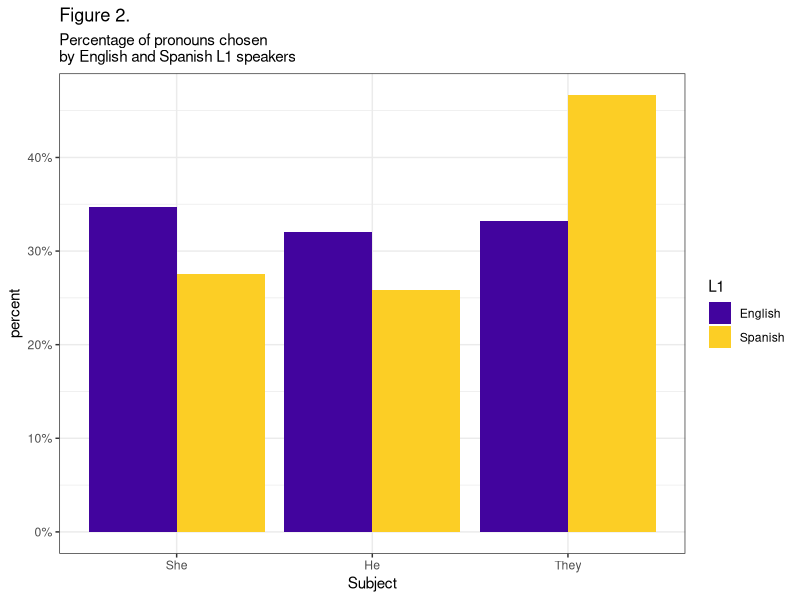
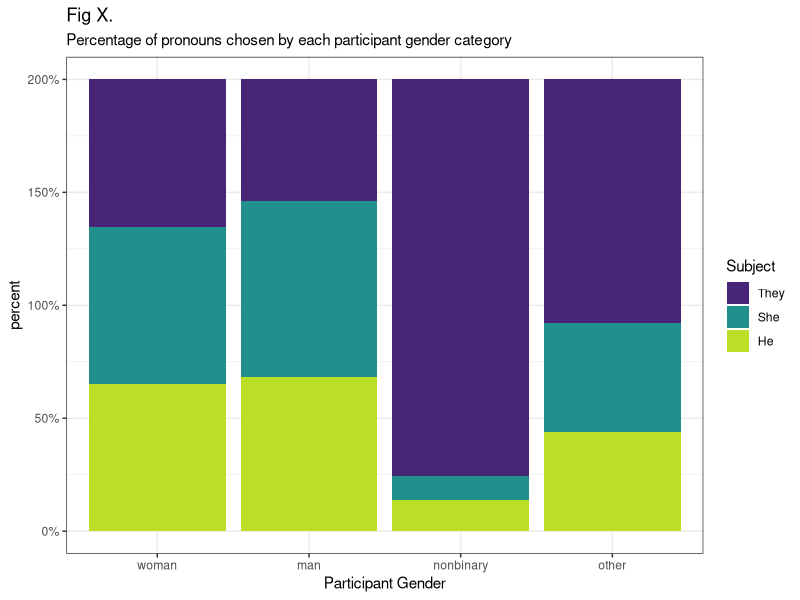
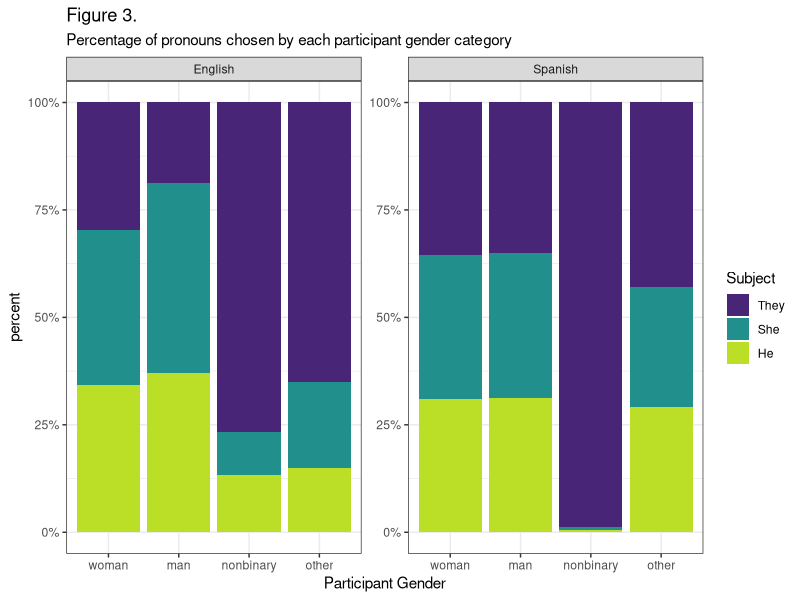
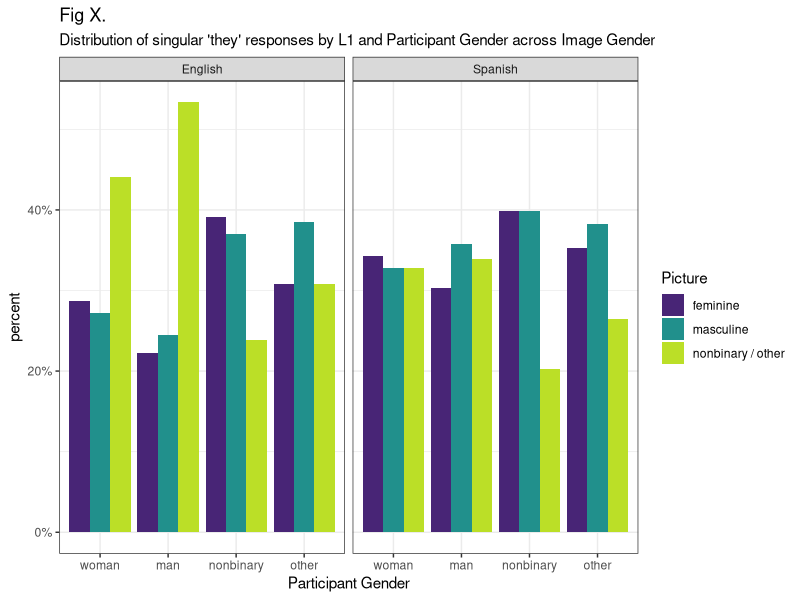
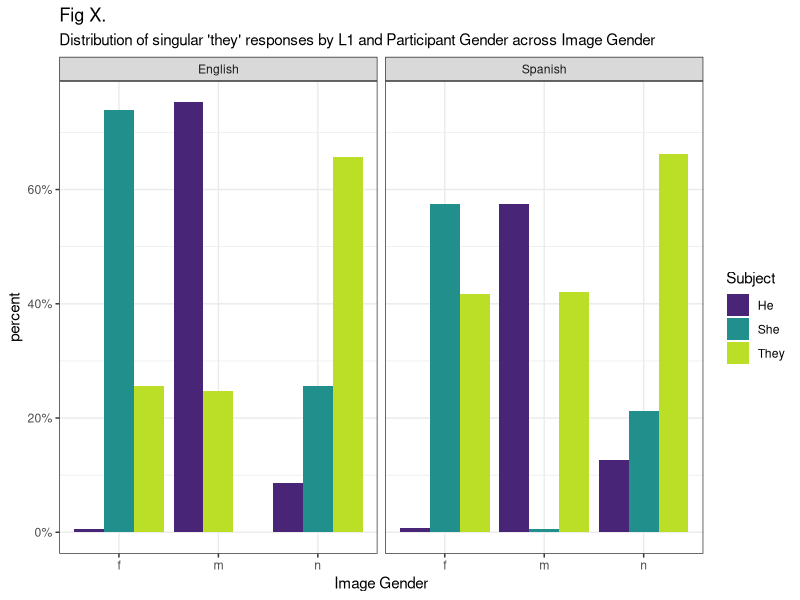
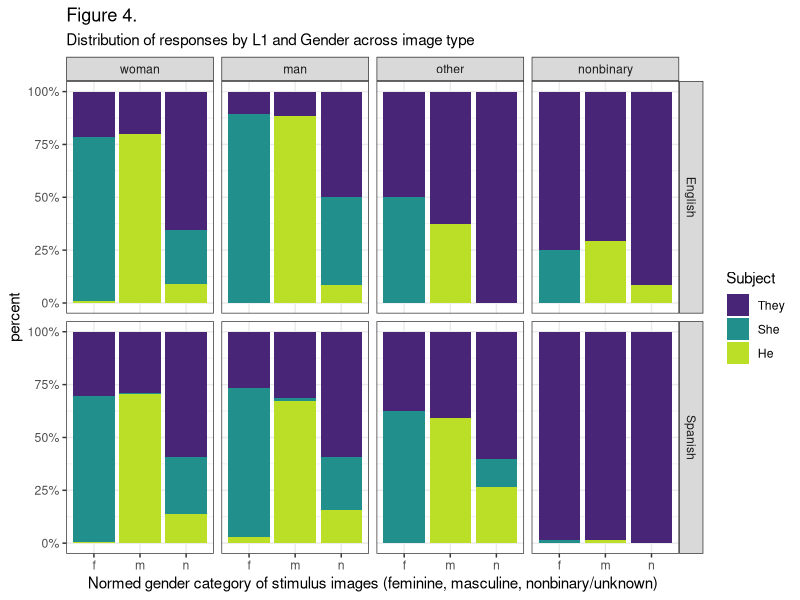

The R script that drew these images, in order: (Note: this script raises an error after producing the figures.)
## ---- chunk 1
library(tidyverse)
library(viridis)
library(lme4)
library(cowplot)
data.full = read.csv("2021-02-14_data-lma.csv", header = TRUE, as.is = TRUE)

data.full %>% 
  filter(Subject != "PRONOUN...") %>% 
  mutate(L1 = case_when(L1=="Both simultaneously"~"Spanish",
                        TRUE~L1),
         `Image Gender` = substr(str_to_lower(Image, locale = "en"), 1, 1),
         Picture = case_when(`Image Gender` == "f" ~ "feminine",
                             `Image Gender` == "m" ~ "masculine",
                             TRUE ~ "nonbinary / other")) -> data
## ---- chunk 2
data %>% 
  filter(Image == "fem- dive.jpg") %>% 
  group_by(L1,Gender.Category.Coarse) %>% 
  summarise(n=n())
## ---- chunk 3
data %>% 
  group_by(L1) %>% summarise(total = n()) -> total.column

data %>% 
  group_by(L1,Subject) %>% summarise(count=n()) %>% 
  full_join(total.column, by=c("L1")) %>% 
  mutate(percent = count/total,
         Subject = factor(Subject, levels = c("She", "He","They"))) %>% 
  ggplot(aes(x=`Subject`, y=percent, fill=`L1`)) +
  geom_bar(stat="identity", position="dodge") +
  theme_bw() +
  scale_fill_viridis(begin = 0.1, end = .9, direction = 1, discrete = TRUE, option = "C") +
  scale_y_continuous(labels = scales::percent) +
  ggtitle("Figure 2.", subtitle = "Percentage of pronouns chosen \nby English and Spanish L1 speakers") #-> p1
## ---- chunk 4
data %>% 
  group_by(Gender.Category.Coarse,L1) %>% summarise(total = n()) -> total.column

data %>% 
  group_by(Subject,Gender.Category.Coarse,L1) %>% summarise(count = n()) %>% 
  full_join(total.column, by = c("Gender.Category.Coarse","L1")) %>% 
  mutate(percent = count/total,
         `Participant Gender` = Gender.Category.Coarse %>% as.factor(),
         `Participant Gender` = factor(`Participant Gender`, levels=(c("woman","man","nonbinary","other"))),
         Subject = factor(Subject, levels=c("They", "She", "He"))) %>% 
  ggplot(aes(x=`Participant Gender`, y=percent, fill=`Subject`)) +
  geom_bar(stat="identity", position="stack") +
  theme_bw() +
#  facet_wrap(~L1, scales = "free") +
  scale_fill_viridis(begin = 0.1, end = .9, direction = 1, discrete = TRUE, option = "D") +
  scale_y_continuous(labels = scales::percent) +
  ggtitle("Fig X.", subtitle = "Percentage of pronouns chosen by each participant gender category")
## ---- chunk 5
data %>% 
  group_by(Gender.Category.Coarse,L1) %>% summarise(total = n()) -> total.column

data %>% 
  group_by(Subject,Gender.Category.Coarse,L1) %>% summarise(count = n()) %>% 
  full_join(total.column, by = c("Gender.Category.Coarse","L1")) %>% 
  mutate(percent = count/total,
         `Participant Gender` = Gender.Category.Coarse %>% as.factor(),
         `Participant Gender` = factor(`Participant Gender`, levels=(c("woman","man","nonbinary","other"))),
         Subject = factor(Subject, levels=c("They", "She", "He"))) %>% 
  ggplot(aes(x=`Participant Gender`, y=percent, fill=`Subject`)) +
  geom_bar(stat="identity", position="stack") +
  theme_bw() +
  facet_wrap(~L1, scales = "free") +
  scale_fill_viridis(begin = 0.1, end = .9, direction = 1, discrete = TRUE, option = "D") +
  scale_y_continuous(labels = scales::percent) +
  ggtitle("Figure 3.", subtitle = "Percentage of pronouns chosen by each participant gender category") #-> p2
## ---- chunk 6
data %>% 
  filter(Subject=="They") %>% 
  group_by(Gender.Category.Coarse,L1) %>% summarise(total = n()) -> total.column

data %>% 
  filter(Subject=="They") %>% 
  group_by(Gender.Category.Coarse,L1,Picture) %>% summarise(count = n()) %>% 
  full_join(total.column, by = c("L1","Gender.Category.Coarse")) %>% 
  mutate(percent = count/total,
         `Participant Gender` = Gender.Category.Coarse %>% as.factor(),
         `Participant Gender` = factor(`Participant Gender`, levels=(c("woman","man","nonbinary","other")))) %>% 
  ggplot(aes(x=`Participant Gender`, y=percent, fill=`Picture`)) +
  geom_bar(stat="identity", position="dodge") +
  theme_bw() +
  facet_grid(~L1, scales = "free") +
  scale_fill_viridis(begin = 0.1, end = .9, direction = 1, discrete = TRUE, option = "D") +
  scale_y_continuous(labels = scales::percent) +
  ggtitle("Fig X.", subtitle = "Distribution of singular 'they' responses by L1 and Participant Gender across Image Gender")
## ---- chunk 7
data %>% 
  group_by(`Image Gender`,L1) %>% summarise(total = n()) -> total.column

data %>% 
  group_by(L1,`Image Gender`,Subject) %>% summarise(count = n()) %>% 
  full_join(total.column, by = c("L1","Image Gender")) %>% 
  mutate(percent = count/total) %>% 
  ggplot(aes(x=`Image Gender`, y=percent, fill=`Subject`)) +
  geom_bar(stat="identity", position = position_dodge(preserve = "single")) +
  theme_bw() +
  facet_grid(.~L1, scales = "free") +
  scale_fill_viridis(begin = 0.1, end = .9, direction = 1, discrete = TRUE, option = "D") +
  scale_y_continuous(labels = scales::percent) +
  ggtitle("Fig X.", subtitle = "Distribution of singular 'they' responses by L1 and Participant Gender across Image Gender")
## ---- chunk 8
data %>% 
  group_by(L1,`Image Gender`,Gender.Category.Coarse) %>% summarise(total = n()) -> total.column

data %>% 
  group_by(L1,`Image Gender`,Gender.Category.Coarse,Subject) %>% summarise(count = n()) %>% 
  full_join(total.column, by = c("L1","Image Gender","Gender.Category.Coarse")) %>% 
  mutate(percent = count/total,
         `Participant Gender` = Gender.Category.Coarse %>% as.factor(),
         `Participant Gender` = factor(`Participant Gender`, levels=(c("woman","man","other","nonbinary"))),
         Subject = factor(Subject, levels=c("They", "She", "He"))) %>% 
  ggplot(aes(x=`Image Gender`, y=percent, fill=`Subject`)) +
  geom_bar(stat="identity", position = "stack") + #position_dodge(preserve = "single")
  theme_bw() +
  facet_grid(L1~`Participant Gender`) +#, scales = "free", space = "fixed") +
  scale_fill_viridis(begin = 0.1, end = .9, direction = 1, discrete = TRUE, option = "D") +
  scale_y_continuous(labels = scales::percent) +
  ggtitle("Figure 4.", subtitle = "Distribution of responses by L1 and Gender across image type") +
  xlab("Normed gender category of stimulus images (feminine, masculine, nonbinary/unknown)") #-> p3
## ---- chunk 9
topRow <- plot_grid(p1,p2, rel_widths = c(1,2))
botRow <- plot_grid(p3,NULL, rel_widths = c(4,1))
plot_grid(topRow,botRow, rel_heights = c(.8,1),ncol=1)
## ---- chunk 10
data %>% 
  group_by(L1, Gender.Category.Coarse,Subject,Picture) %>% 
  summarise(n = n()) -> data.count;data.count

data %>% 
  group_by(L1, Gender.Category.Coarse,Subject,Picture,Participant.Private.ID) %>% 
  summarise(n = n()) -> data.count.indiv;data.count.indiv

data %>% 
  mutate(Gender = case_when(Gender.Category.Coarse != "nonbinary"~ -.75, TRUE ~ .25),
         Subject = case_when(Subject != "They" ~ -.6667, TRUE ~ .3333),
         Picture = case_when(Picture != "nonbinary / other"~ -.6667, TRUE ~ .3333)) %>% 
  group_by(L1, Gender, Subject, Picture) %>% 
  summarise(n = n()) -> binary.data;binary.data
## ---- chunk 11
glm(n ~ Subject * L1 * Gender.Category.Coarse * Picture, data.count %>% 
      mutate(Gender.Category.Coarse = case_when(Gender.Category.Coarse=="nonbinary"~"agend", TRUE ~ Gender.Category.Coarse),
             Subject = case_when(Subject=="They"~"asubj", TRUE ~ Subject),
             Picture = case_when(Picture=="masculine"~"apic", TRUE ~ Picture),
             NULL), 
    family="poisson") %>% summary()
## ---- chunk 12
glmer(n ~ Subject * L1 * Gender.Category.Coarse * Picture + (1|Participant.Private.ID), 
      data = data.count.indiv %>% 
             mutate(Gender.Category.Coarse = case_when(Gender.Category.Coarse=="nonbinary"~"agend", TRUE ~ Gender.Category.Coarse),
                    Subject = case_when(Subject=="They"~"asubj", TRUE ~ Subject),
                    Picture = case_when(Picture=="nonbinary/unknown"~"apic", TRUE ~ Picture),
                    NULL), 
    family="poisson") %>% summary()
## ---- chunk 13
glm(n ~ Subject * L1 * Gender * Picture, 
    data = binary.data, 
    family ="poisson") %>% summary()
